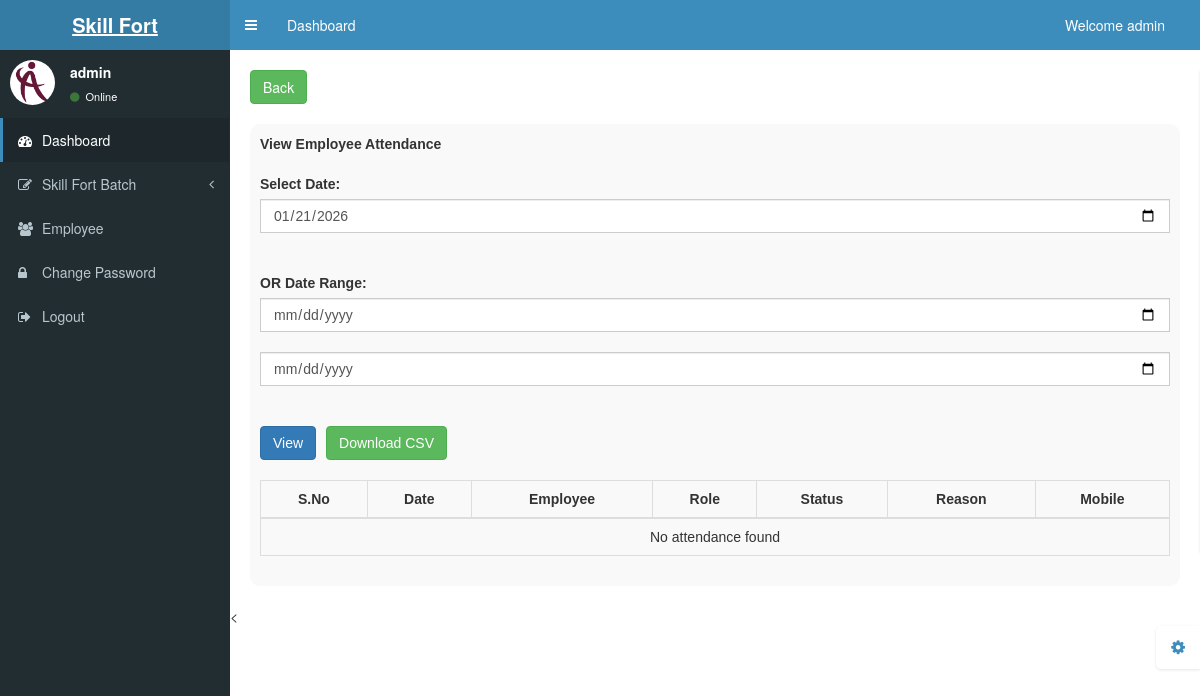
The app's page /viewEmployeeAttendance.php?date=2026-01-21 (signed in), older data.
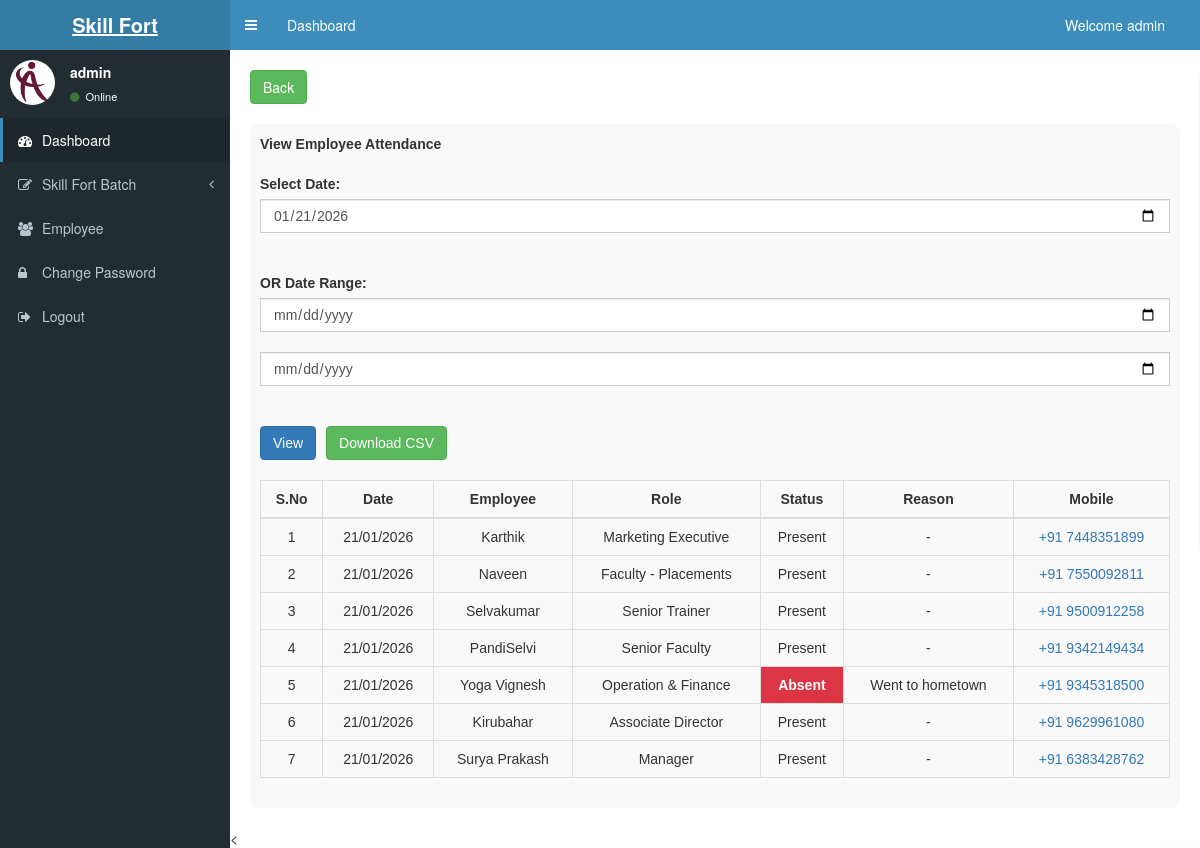
The same page, newer data.
### tables this page shows
CREATE TABLE `employee_attendance` (
  `id` int(11) NOT NULL,
  `employee_id` int(11) DEFAULT NULL,
  `employee_name` varchar(100) DEFAULT NULL,
  `role_name` varchar(100) DEFAULT NULL,
  `mobile` varchar(20) DEFAULT NULL,
  `attendance_date` date DEFAULT NULL,
  `status` enum('Present','Absent') DEFAULT NULL,
  `created_at` timestamp NOT NULL DEFAULT current_timestamp(),
  `reason` varchar(255) DEFAULT NULL
);

### viewEmployeeAttendance.php (the view, shortened to what the changed rows need)
<?php include('header.php'); ?>
<div class="content-wrapper">
    <div class="d-flex mb-3" style="margin: 20px;">
    </div>
    <div class="classList">
        <br><br>
        <br>
        <div class="table-responsive">
            <table id="bootstrapdatatable01" class="table table-bordered table-striped">
                <thead class="table-dark">
                    <tr>
                        <th>S.No</th>
                        <th>Date</th>
                        <th>Employee</th>
                        <th>Role</th>
                        <th>Status</th>
                        <th>Reason</th>
                        <th>Mobile</th>
                    </tr>
                </thead>
                <tbody>
                    <?php
                    $where = "WHERE 1=1";
                    if (!empty($_GET['date'])) {
                        $date = $_GET['date'];
                        $where .= " AND attendance_date = '$date'";
                    } elseif (!empty($_GET['from']) && !empty($_GET['to'])) {
                        $from = $_GET['from'];
                        $to   = $_GET['to'];
                        $where .= " AND attendance_date BETWEEN '$from' AND '$to'";
                    }
                    $query = "
SELECT employee_name, role_name, mobile,
       attendance_date, status, reason
FROM employee_attendance
$where
ORDER BY attendance_date DESC
";
                    $result = mysqli_query($conn, $query);
                    $sl = 0;
                    if (mysqli_num_rows($result) > 0) {
                        while ($row = mysqli_fetch_assoc($result)) {
                            $sl++;
                            $statusClass = ($row['status'] === 'Absent') ? 'status-absent' : '';
                    ?>
                            <tr>
                                <td><?= $sl ?></td>
                                <td><?= date('d/m/Y', strtotime($row['attendance_date'])) ?></td>
                                <td><?= htmlspecialchars($row['employee_name']) ?></td>
                                <td><?= htmlspecialchars($row['role_name']) ?></td>
                                <td class="<?= $statusClass ?>"><?= $row['status'] ?></td>
                                <td><?= $row['reason'] ?: '-' ?></td>
                                <td>
                                    <a href="tel:+91<?= $row['mobile'] ?>">+91 <?= $row['mobile'] ?></a>
                                </td>
                            </tr>
                    <?php
                        }
                    } else {
                        echo "<tr><td colspan='7'>No attendance found</td></tr>";
                    }
                    ?>
                </tbody>
            </table>
        </div>
    </div>
    <
        </div>
        <?php include('footer.php'); ?>

### header.php (shortened to what the changed rows need)
<!DOCTYPE html>
<html>
<head>
  <link href="https://maxcdn.bootstrapcdn.com/font-awesome/4.3.0/css/font-awesome.min.css" rel="stylesheet" type="text/css" />
  <link href="http://code.ionicframework.com/ionicons/2.0.0/css/ionicons.min.css" rel="stylesheet" type="text/css" />
  <link href="dist/css/AdminLTE.min.css" rel="stylesheet" type="text/css" />
  <link href="dist/css/skins/_all-skins.min.css" rel="stylesheet" type="text/css" />
  <link href="plugins/iCheck/flat/blue.css" rel="stylesheet" type="text/css" />
  <link href="plugins/morris/morris.css" rel="stylesheet" type="text/css" />
  <link href="plugins/jvectormap/jquery-jvectormap-1.2.2.css" rel="stylesheet" type="text/css" />
  <link href="plugins/datepicker/datepicker3.css" rel="stylesheet" type="text/css" />
  <link href="plugins/daterangepicker/daterangepicker-bs3.css" rel="stylesheet" type="text/css" />
  <link href="plugins/bootstrap-wysihtml5/bootstrap3-wysihtml5.min.css" rel="stylesheet" type="text/css" />
  <link rel="stylesheet" href="bootstrap/css/bootstrap.min.css">
  <link rel="stylesheet" href="https://cdn.datatables.net/1.10.25/css/dataTables.bootstrap.min.css">
</head>
<body class="skin-blue sidebar-mini">
  <div class="wrapper">
    <header class="main-header">
    </header>
    <aside class="main-sidebar">
    </aside>
  </div>

Row changes from the older to the newer data that the page shows:
added employee_attendance: attendance_date "21/01/2026", employee_name "Karthik", role_name "Marketing Executive", status "Present", reason "-", mobile "7448351899"
added employee_attendance: attendance_date "21/01/2026", employee_name "Naveen", role_name "Faculty - Placements", status "Present", reason "-", mobile "7550092811"
added employee_attendance: attendance_date "21/01/2026", employee_name "Selvakumar", role_name "Senior Trainer", status "Present", reason "-", mobile "9500912258"
added employee_attendance: attendance_date "21/01/2026", employee_name "PandiSelvi", role_name "Senior Faculty", status "Present", reason "-", mobile "9342149434"
added employee_attendance: attendance_date "21/01/2026", employee_name "Yoga Vignesh", role_name "Operation & Finance", status "Absent", reason "Went to hometown", mobile "9345318500"
added employee_attendance: attendance_date "21/01/2026", employee_name "Kirubahar", role_name "Associate Director", status "Present", reason "-", mobile "9629961080"
added employee_attendance: attendance_date "21/01/2026", employee_name "Surya Prakash", role_name "Manager", status "Present", reason "-", mobile "6383428762"
Text that changed along with them:
text no longer shown: "No attendance found"
